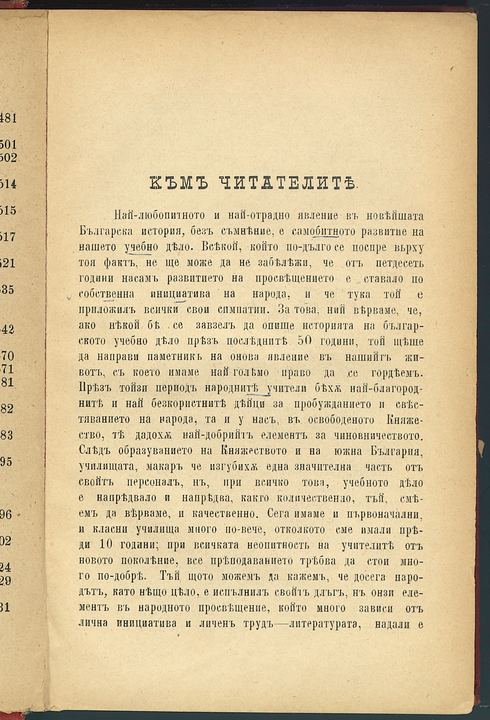
#> input picture remove_borders/images/1.png, 490 x 720 px
$ python remove_borders.py
#> lines starting #> are read from the running program, lines starting #| are printed output that depends on the picture; after the words box and inside, x2 and y2 are one past the last pixel; in counts of white or black regions, pixels touching at a corner belong together
import argparse
import cv2


def remove_borders(img_path, output_path):

#> called with img_path = 'images/1.png', output_path = 'output/1.png'
    image = cv2.imread(img_path)
#> image is the input picture: shape (720, 490, 3); mean B, G, R 153.9, 193.3, 213
    image = cv2.cvtColor(image, cv2.COLOR_BGR2RGB)

    image_gray = cv2.cvtColor(image, cv2.COLOR_RGB2GRAY)
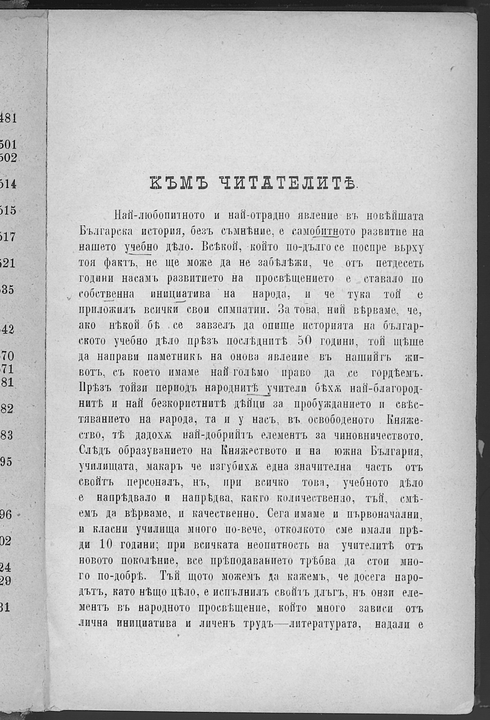
#> image_gray: shape (720, 490); min 0, max 255, mean 194.7
    _, image_thr = cv2.threshold(image_gray, 0, 255, cv2.THRESH_BINARY + cv2.THRESH_OTSU)
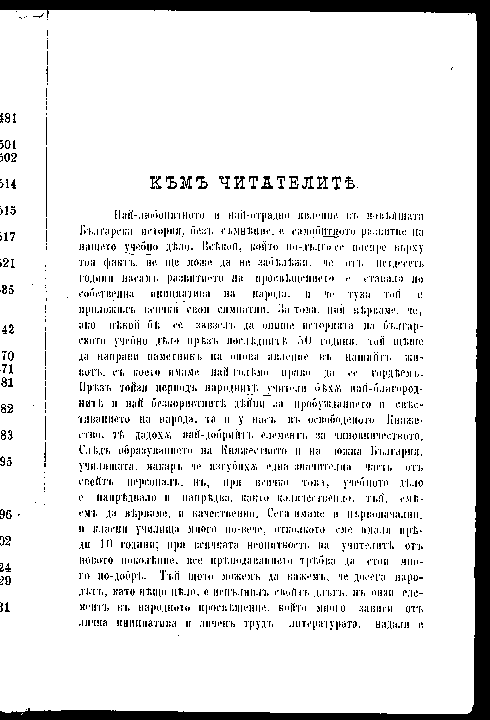
#> image_thr: shape (720, 490); 89.4% white; 2978 black regions (2909 under 20 px)

    contours, h = cv2.findContours(image_thr, cv2.RETR_TREE, cv2.CHAIN_APPROX_NONE)
#> contours = 3531 contours, 3333 with area under 20; largest, box (x1, y1, x2, y2) and area: (0, 10, 477, 714) 332270, (45, 146, 48, 218) 140, (260, 175, 274, 190) 113, (195, 175, 209, 190) 112, (165, 175, 178, 190) 110
    x1c = image.shape[1]
#> x1c = 490
    y1c = image.shape[0]
#> y1c = 720
    x2c = 0
    y2c = 0
    for с in contours:
        x1, y1, w, h = cv2.boundingRect(с)
        x2 = x1 + w
        y2 = y1 + h
        if x1 < x1c:
            x1c = x1
        if y1 < y1c:
            y1c = y1
        if x2 > x2c:
            x2c = x2
        if y2 > y2c:
            y2c = y2
#> this loop made 3531 passes
#> (с, x1, y1, w, h, x2, y2, x1c) on pass 1: ([[22, 713], [21, 714]], 21, 713, 2, 2, 23, 715, 21)
#> (с, x1, y1, w, h, x2, y2, y1c) on passes 5, 8: ([[0, 237], [0, 238]], 0, 237, 1, 2, 1, 239, 237), ([[0, 117], [0, 118]], 0, 117, 1, 2, 1, 119, 117)
#> after the loop, x1c = 0; x2c = 477; y1c = 10; y2c = 715
    image = image[y1c:y2c, x1c:x2c]
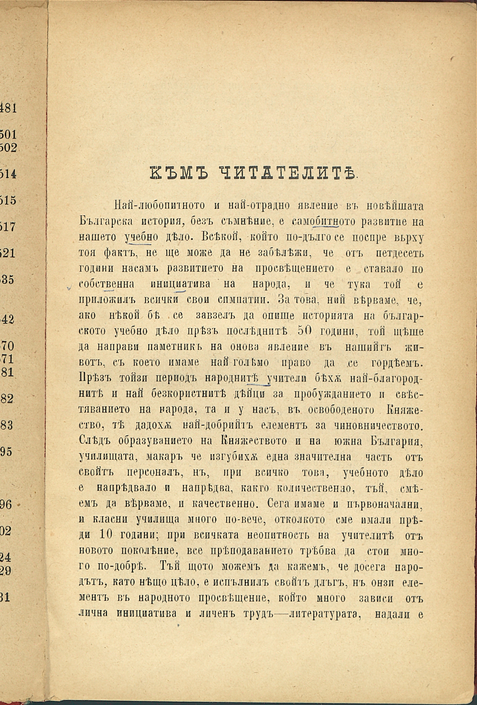
#> image: shape (705, 477, 3); mean R, G, B 221.2, 200.4, 159
    cv2.imwrite(output_path, cv2.cvtColor(image, cv2.COLOR_RGB2BGR))


if __name__ == '__main__':
    parser = argparse.ArgumentParser()
    parser.add_argument('-i', dest='input', default='images/1.png')
    parser.add_argument('-o', dest='output', default='output/1.png')
    args = parser.parse_args()
    remove_borders(args.input, args.output)

$ run again, with remove_borders/images/2.png copied over remove_borders/images/1.png
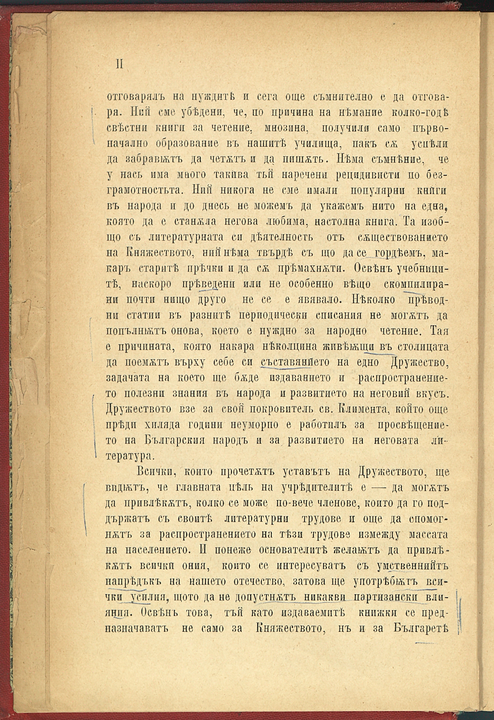
#> input picture remove_borders/images/2.png, 494 x 720 px
#> in remove_borders, image is the input picture: shape (720, 494, 3); mean B, G, R 152.4, 194.5, 217.8
#> in remove_borders, `_, image_thr = cv2.threshold(image_gray, 0, 255, cv2.THRESH_BINARY + c..`:
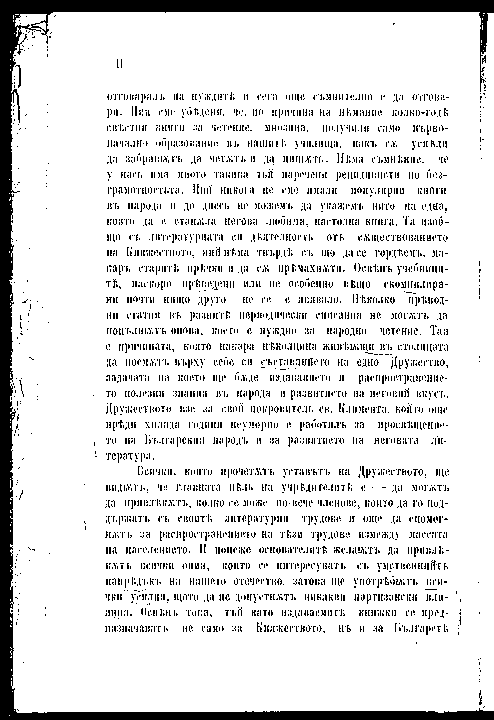
#> image_thr: shape (720, 494); 88.2% white; 3813 black regions (3781 under 20 px)
#> contours = 4736 contours, 4495 with area under 20; largest, box (x1, y1, x2, y2) and area: (9, 12, 494, 713) 334716, (15, 64, 22, 89) 72, (30, 22, 43, 30) 50, (365, 468, 372, 479) 42, (394, 593, 401, 602) 39
#> the loop in remove_borders, `for с in contours:` made 4736 passes
#> (x1, y1, w, h, x2, y2, x1c, y1c) on pass 1: (9, 715, 1, 1, 10, 716, 9, 715)
#> after the loop in remove_borders, `for с in contours:`: x1c = 9; x2c = 494; y1c = 12; y2c = 716
#> in remove_borders, `image = image[y1c:y2c, x1c:x2c]`:
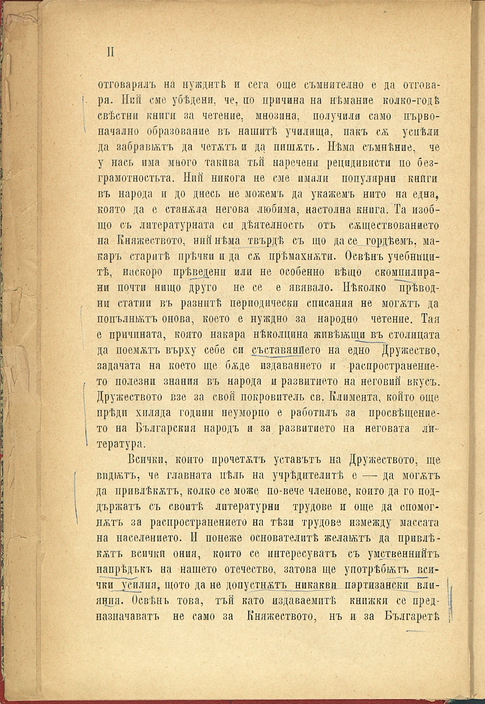
#> image: shape (704, 485, 3); mean R, G, B 222.5, 200.5, 156.7

$ run again, with remove_borders/images/3.png copied over remove_borders/images/1.png
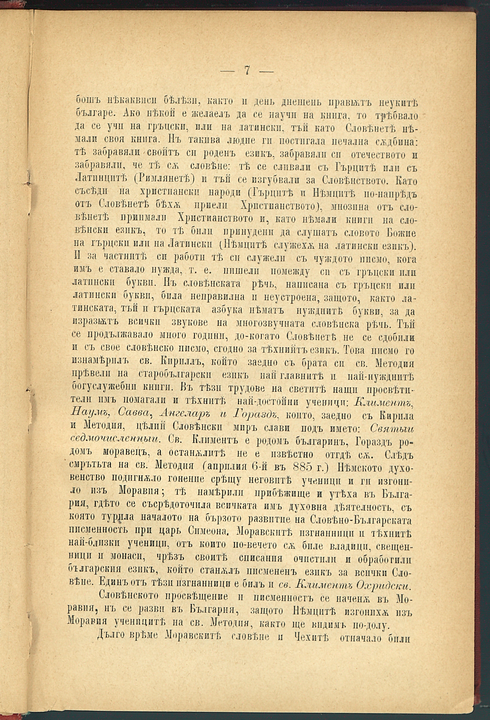
#> input picture remove_borders/images/3.png, 490 x 720 px
#> in remove_borders, image is the input picture: shape (720, 490, 3); mean B, G, R 152.2, 193.4, 214.4
#> in remove_borders, `_, image_thr = cv2.threshold(image_gray, 0, 255, cv2.THRESH_BINARY + c..`:
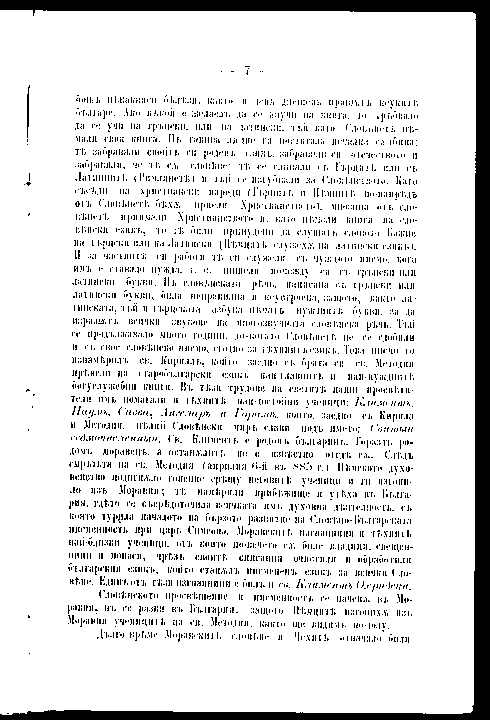
#> image_thr: shape (720, 490); 88.2% white; 4874 black regions (4869 under 20 px)
#> contours = 5358 contours, 5266 with area under 20; largest, box (x1, y1, x2, y2) and area: (0, 10, 476, 715) 331802, (26, 84, 31, 139) 140, (192, 433, 198, 444) 34, (213, 580, 219, 588) 32, (99, 575, 105, 586) 32
#> the loop in remove_borders, `for с in contours:` made 5358 passes
#> (x1, y1, w, h, x2, y2, x1c, y1c) on pass 1: (0, 10, 476, 705, 476, 715, 0, 10)
#> after the loop in remove_borders, `for с in contours:`: x1c = 0; x2c = 476; y1c = 10; y2c = 715
#> in remove_borders, `image = image[y1c:y2c, x1c:x2c]`:
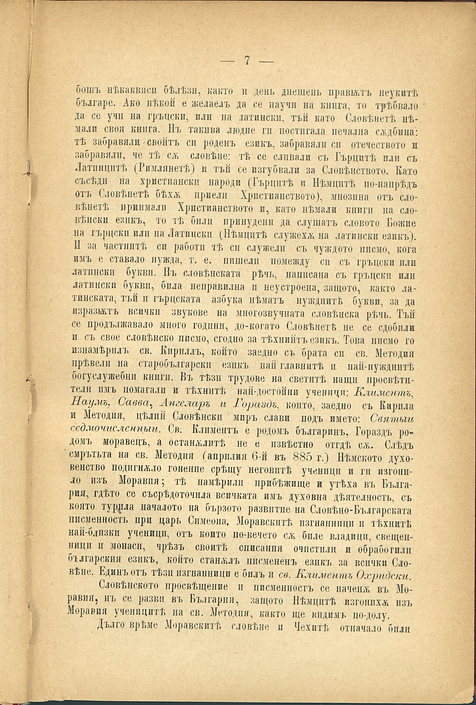
#> image: shape (705, 476, 3); mean R, G, B 222.9, 200.8, 157.5
